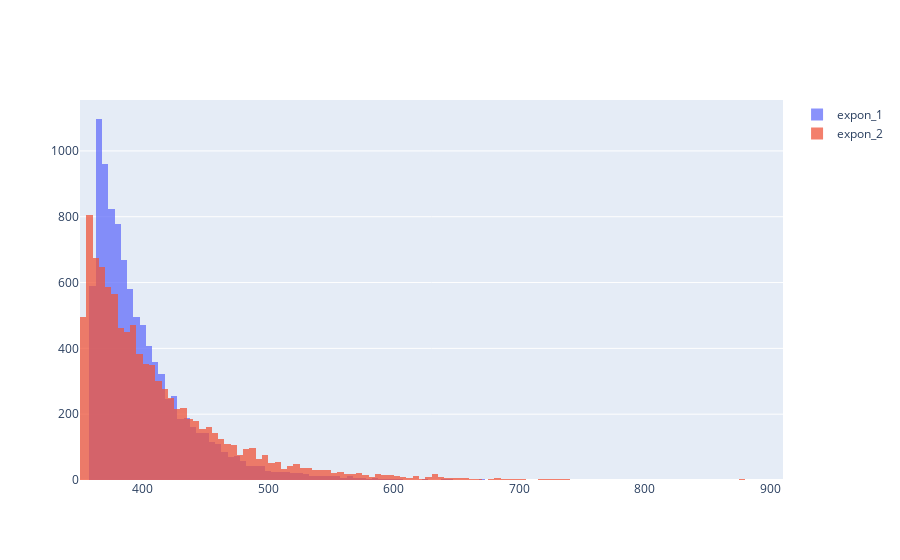

Write notebook code for a chart like this one.
### Code cell
fig = go.Figure()
fig.add_trace(go.Histogram(x=expon_1, name='expon_1'))
fig.add_trace(go.Histogram(x=expon_2, name='expon_2'))

# Наложение обеих гистограмм
fig.update_layout(barmode='overlay')
# Уменьшите непрозрачность, чтобы увидеть обе гистограммы.
fig.update_traces(opacity=0.75)
fig.show()

### Figure 1 — Plotly figure (JSON) as saved in the notebook; plotly's stock layout.template omitted (floating-point values rounded to 4 significant figures; data arrays with more than 128 entries replaced by an {"elided": "..."} marker saying what was removed)
{"data": [{"name": "expon_1", "opacity": 0.75, "type": "histogram", "x": {"elided": "9802 float values"}}, {"name": "expon_2", "opacity": 0.75, "type": "histogram", "x": {"elided": "9789 float values"}}], "layout": {"barmode": "overlay"}}
